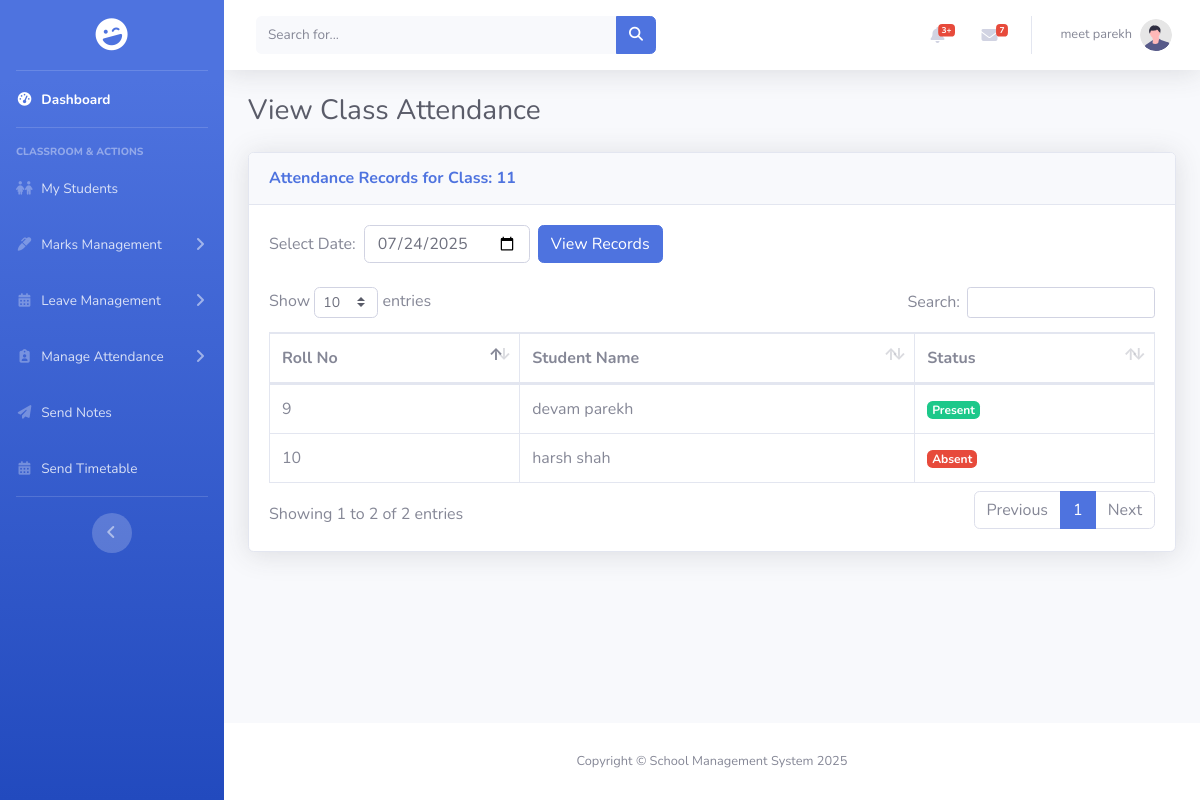
Page /pages/teacher/view_attendance.php (signed in) on the earlier database version.
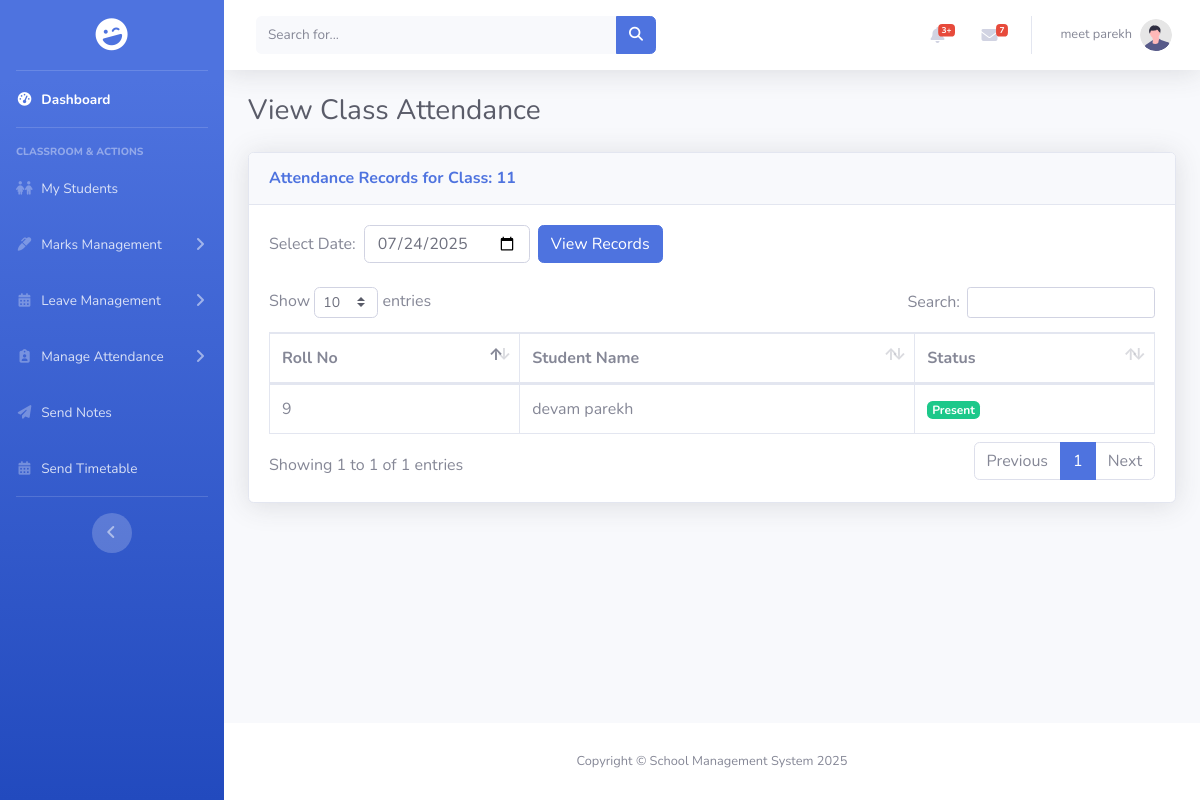
Same page on the later database version.
### tables this page shows
CREATE TABLE `attendance` (
  `attendance_id` int(11) NOT NULL,
  `student_id` int(11) NOT NULL,
  `teacher_id` int(11) NOT NULL,
  `school_id` int(11) NOT NULL,
  `std` varchar(10) NOT NULL,
  `attendance_date` date NOT NULL,
  `status` enum('Present','Absent','Leave') NOT NULL,
  `remark` varchar(255) DEFAULT NULL
);

CREATE TABLE `student` (
  `id` int(11) NOT NULL,
  `student_image` varchar(255) DEFAULT NULL,
  `student_name` varchar(50) DEFAULT NULL,
  `rollno` varchar(10) DEFAULT NULL,
  `std` varchar(4) DEFAULT NULL,
  `email` varchar(50) NOT NULL,
  `password` varchar(255) NOT NULL,
  `academic_year` varchar(9) DEFAULT NULL,
  `school_id` int(11) DEFAULT NULL,
  `dob` date DEFAULT NULL,
  `gender` enum('male','female','others') DEFAULT NULL,
  `blood_group` enum('a+','a-','b+','b-','ab+','ab-','o+','o-') DEFAULT NULL,
  `address` text DEFAULT NULL,
  `father_name` varchar(50) DEFAULT NULL,
  `father_phone` varchar(10) DEFAULT NULL,
  `mother_name` varchar(50) DEFAULT NULL,
  `mother_phone` varchar(10) DEFAULT NULL
);

### encryption.php (called while the page is built, shortened)
<?php
function decrypt_id($encrypted) {
    return openssl_decrypt($encrypted, ENCRYPTION_METHOD, ENCRYPTION_KEY, 0, ENCRYPTION_IV);
}
?>

### pages/teacher/view_attendance.php (the view, shortened to what the changed rows need)
<?php
include_once '../../includes/connect.php';
include_once '../../encryption.php';
$userId = null;
$errorMessage = '';
$attendance_records = [];
if (isset($_COOKIE['encrypted_user_id'])) {
    $userId = decrypt_id($_COOKIE['encrypted_user_id']);
}
$stmt = $conn->prepare("SELECT class_teacher_std, school_id FROM teacher WHERE id = ?");
$stmt->bind_param("i", $userId);
$stmt->execute();
$teacherDetails = $stmt->get_result()->fetch_assoc();
if (!$teacherDetails || empty($teacherDetails['class_teacher_std'])) {
    $errorMessage = "Access Denied: You are not assigned as a class teacher.";
} else {
    $view_date = isset($_GET['view_date']) ? $_GET['view_date'] : date('Y-m-d');
    $att_stmt = $conn->prepare(
        "SELECT s.rollno, s.student_name, a.status
         FROM attendance a
         JOIN student s ON a.student_id = s.id
         WHERE a.school_id = ? AND a.std = ? AND a.attendance_date = ?
         ORDER BY s.rollno ASC"
    );
    $att_stmt->bind_param("iss", $teacherDetails['school_id'], $teacherDetails['class_teacher_std'], $view_date);
    $att_stmt->execute();
    $attendance_records = $att_stmt->get_result()->fetch_all(MYSQLI_ASSOC);
}
?>
<!DOCTYPE html>
<html lang="en">
<head>
    <link href="../../assets/vendor/fontawesome-free/css/all.min.css" rel="stylesheet" type="text/css">
    <link href="../../assets/css/sb-admin-2.min.css" rel="stylesheet">
    <link rel="stylesheet" href="https://cdnjs.cloudflare.com/ajax/libs/font-awesome/6.5.2/css/all.min.css" />
    <link href="../../assets/vendor/datatables/dataTables.bootstrap4.min.css" rel="stylesheet">
</head>
<body id="page-top">
    <div id="wrapper">
        <div id="content-wrapper" class="d-flex flex-column">
            <div id="content">
                <div class="container-fluid">
                    <h1 class="h3 mb-4 text-gray-800">View Class Attendance</h1>
                    <?php if (!empty($errorMessage)): ?>
                        <div class="alert alert-danger"><?php echo $errorMessage; ?></div>
                    <?php else: ?>
                        <div class="card shadow mb-4">
                            <div class="card-header py-3">
                                <h6 class="m-0 font-weight-bold text-primary">Attendance Records for Class: <?php echo htmlspecialchars($teacherDetails['class_teacher_std']); ?></h6>
                            </div>
                            <div class="card-body">
                                <form method="GET" action="" class="form-inline mb-4">
                                    <div class="form-group">
                                        <label for="view_date" class="mr-2">Select Date:</label>
                                        <input type="date" id="view_date" name="view_date" class="form-control" value="<?php echo htmlspecialchars($view_date); ?>">
                                    </div>
                                    <button type="submit" class="btn btn-primary ml-2">View Records</button>
                                </form>
                                <div class="table-responsive">
                                    <table class="table table-bordered" id="dataTable" width="100%" cellspacing="0">
                                        <thead>
                                            <tr>
                                                <th>Roll No</th>
                                                <th>Student Name</th>
                                                <th>Status</th>
                                            </tr>
                                        </thead>
                                        <tbody>
                                            <?php if (!empty($attendance_records)): ?>
                                                <?php foreach ($attendance_records as $record): ?>
                                                <tr>
                                                    <td><?php echo htmlspecialchars($record['rollno']); ?></td>
                                                    <td><?php echo htmlspecialchars($record['student_name']); ?></td>
                                                    <td>
                                                        <?php
                                                            $status = htmlspecialchars($record['status']);
                                                            $badge_class = 'badge-secondary';
                                                            if ($status == 'Present') $badge_class = 'badge-success';
                                                            if ($status == 'Absent') $badge_class = 'badge-danger';
                                                            echo "<span class='badge {$badge_class}'>{$status}</span>";
                                                        ?>
                                                    </td>
                                                </tr>
                                                <?php endforeach; ?>
                                            <?php else: ?>
                                                <tr>
                                                    <td colspan="3" class="text-center">No attendance records found for <?php echo htmlspecialchars($view_date); ?>.</td>
                                                </tr>
                                            <?php endif; ?>
                                        </tbody>
                                    </table>
                                </div>
                            </div>
                        </div>
                    <?php endif; ?>
                </div>
            </div>
        </div>
    </div>
</body>
</html>

Differences in the rows shown:
removed attendance: student.rollno "10", student.student_name "harsh shah", status "Absent"
Other differences:
text written by a page script: "Show entries Search: Showing 1 to 2 of 2 entries Previous 1 Next" → "Show entries Search: Showing 1 to 1 of 1 entries Previous 1 Next"
